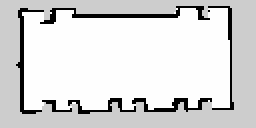
#> input picture src/dashgo/dashgo_nav/2022_map/test.pgm, 128 x 64 px, found by its file name (shown 2 times larger)
$ python graph_enhance.py
#> lines starting #> are read from the running program, lines starting #| are printed output that depends on the picture; after the words box and inside, x2 and y2 are one past the last pixel; in counts of white or black regions, pixels touching at a corner belong together
#> further down, img is the input picture: shape (64, 128); min 0, max 254, mean 216.9
'''
Description:
Version: 2.0
Date: 2022-05-11 11:46:01
LastEditors: Meroke
LastEditTime: 2022-05-18 20:52:07
Author: Meroke 3154911544@qq.com
FilePath: /python/graph_enhance.py

Copyright (c) 2022 by Meroke 3154911544@qq.com, All Rights Reserved.
'''

import math
import re
import sys
from this import d
from turtle import resizemode

import cv2 as cv
import numpy as np

image_height = 128
image_width = 64


'''
@description:  将图像等比例放大显示在窗口中
param {*} img 传入opencv读取的图片
param {*} name 窗口名
param {*} times 放大倍数
return {*}
'''
def resize_imshow(img,name,times=5):
#> called with name = 'test.pgm', times = 5
    global image_height, image_width
    height = image_height * times
    width  =image_width *times
    dst = cv.resize(img,(height,width))
    # dst = img
    cv.imshow(name,dst)


'''
@description: 水平显示两张图片
param {*} img1 图片1
param {*} img2 图片2
return {*}
'''
def hstack_show(img1,img2):
    img_hor = np.hstack((img1,img2))
    img_hor = cv.resize(img_hor,(1024*2,512))
    cv.imshow("hstack",img_hor)
'''
@description: 垂直显示两张图片
param {*} img1 图片1
param {*} img2 图片2
return {*}
'''
def vstack_show(img1,img2):
    img_ver = np.vstack((img1,img2))
    img_ver = cv.resize(img_ver,(1024,512*2))
    cv.imshow("hstack",img_ver)


'''
@description: 连接所有轮廓点对应的线段
param {*} img  原图
param {*} list 包含四个列表的大列表，每个小列表包含一边的轮廓点
param {*} color 线段颜色，默认蓝色
return {*}
'''
def draw_lines(img,list,color=(255,0,0) ):
    for j in range(len(list)):
        for i in range(len(list[j])-1):
            x,y = list[j][i][0],list[j][i][1]
            x2,y2 = list[j][i+1][0],list[j][i+1][1]
            cv.line(img,(int(x),int(y)),(int(x2),int(y2)),color,1) # 蓝

'''
@description: 将原图地图清楚，形成空白模板，用于重新绘制新地图
param {*} img 原图
return {*}
'''
def return_blank(img):
    print(img)
    for y in range(img.shape[1]):
        for x in range(img.shape[0]):
            if(img[x,y]==0 ):
                img[x,y] = 255
    return img


# 计算轮廓面积，被调用排序轮廓
def cnt_area(cnt):
  area = cv.contourArea(cnt)
  return area

# 列表排序函数，选择元素作为排序依据
def sort_fir(list):
    return list[0]
def sort_sec(list):
    return list[1]

'''
@description: 划分轮廓的四边的点，并自动排序
param {*} points 轮廓点列表
param {*} mius 位移值，原轮廓与新轮廓的距离差值
return {*}
'''
def get_points_list(points,mius=1):
    l1 = [] # 左
    l2 = [] # 右
    l3 = [] # 上
    l4 = [] # 下

    for point in points:
        if(point[0][0]<18):
            l1.append( (point[0][0]-mius,point[0][1]) )
        elif(point[0][0]>110):
            l2.append( (point[0][0]+mius,point[0][1]) )
        elif(point[0][1]<16):
            l3.append( (point[0][0],point[0][1]-mius) )
        else:
            l4.append( (point[0][0],point[0][1]+mius) )

    l1.sort(key=sort_sec)
    l2.sort(key=sort_sec)
    l3.sort(key=sort_fir)
    l4.sort(key=sort_fir)

    return [l1,l2,l3,l4]

'''
@description: 地图优化器-针对盒子分离效果强化
param {*} img  原图
return {*}
'''
def split_boxs(img):
    # 中间
    img[45:53,63:65] = 255
#> img: shape (64, 128); min 0, max 255, mean 171
    # 右边
    img[45:53,96:99] = 255
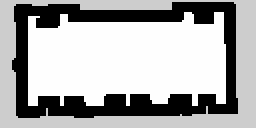
#> img: shape (64, 128) (shown 2 times larger); min 0, max 255, mean 171.4
    # 左侧
    img[45:53,30:33] = 255
#> img: shape (64, 128); 0.29% of pixels changed, all inside (x1, y1, x2, y2) = (30, 45, 33, 53)

    return img

def save_result(img):
    h,w = img.shape[0:1]
    resulotion = 0.005


'''
@description: 总流程处理函数
    目前方法: 轮廓重绘地图
    1.通过erode后的pgm地图,扫描多层轮廓，获取最内层轮廓
    2.由于是最内层的轮廓与原图存在一点距离，于是再分四个方向划分轮廓
    3.将四个方向的轮廓像素点 沿对应方向位移即可获得最简洁有效的地图
param {*} img  原图
return {*}
'''
def del_7(img):
    kernel_big = cv.getStructuringElement(cv.MORPH_RECT, (5,5))
    kernel_small = cv.getStructuringElement(cv.MORPH_RECT, (4,4))
    img = cv.erode(img,kernel_big)
    resize_imshow(img,"erode")
    img = split_boxs(img)
    cv.imshow("img_test",img)
    img = cv.dilate(img,kernel_small)
    resize_imshow(img,"dilate")

    ret,gray  = cv.threshold(img,170,255,cv.THRESH_BINARY_INV)
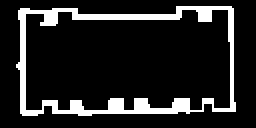
#> gray: shape (64, 128) (shown 2 times larger); 13.5% white; 1 white region
    resize_imshow(gray,"gray")
#> call 4 of resize_imshow, with name = 'gray', times = 5
#> in resize_imshow (call 4), `dst = cv.resize(img,(height,width))`:
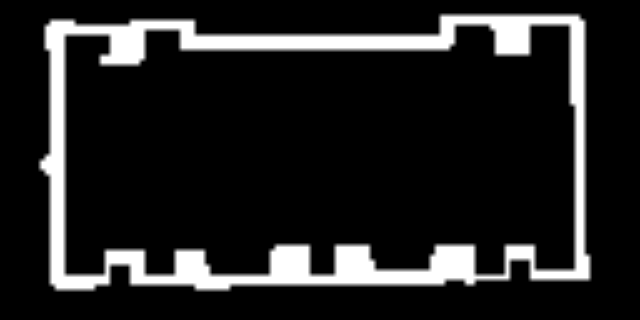
#> dst: shape (320, 640); min 0, max 255, mean 34.3

    contours, hierarchy = cv.findContours(gray, cv.RETR_CCOMP, cv.CHAIN_APPROX_NONE)
#> contours = 2 contours; box (x1, y1, x2, y2) and area: (8, 3, 118, 58) 5346, (12, 4, 116, 56) 4600
    contours.sort(key=cnt_area, reverse=True)  # 自大到小排序
#> in cnt_area, `area = cv.contourArea(cnt)`: area = 5346.5
    blank = return_blank(img)
#> (printed output is left out)
#> after the loop in return_blank, `for y in range(img.shape[1]):`:
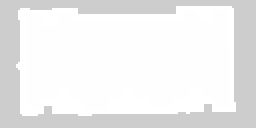
#> img: shape (64, 128) (shown 2 times larger); min 205, max 255, mean 238.1
    blank = cv.cvtColor(blank,cv.COLOR_GRAY2BGR)
    if(len(contours) > 1 and len(contours) <3):
        # cv.drawContours(blank, [contours[1]], -1, (0, 0, 255), 1 )  # 红
        cv.drawContours(blank, [contours[1]], -1, (0, 0, 0), 1 )  # 黑
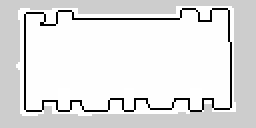
#> blank: shape (64, 128, 3) (shown 2 times larger); min 0, max 255, mean 226.4
        list = get_points_list(contours[1],1)
#> the loop in get_points_list, `for point in points:` made 377 passes
#> point on passes 1 to 3: [[90, 5]], [[91, 4]], [[92, 4]]
#> after the loop in get_points_list, `for point in points:`: l1 = 58 pairs, first value 11 to 16, second value 6 to 55; l2 = 56 pairs, first value 112 to 116, second value 4 to 54; l3 = 121 pairs, first value 18 to 110, second value 3 to 11; l4 = 142 pairs, first value 18 to 110, second value 50 to 56
#> list = 4 items

        # draw_lines(blank,list,(255,0,0)) # 蓝
        draw_lines(blank,list,(0,0,0)) # 黑
#> the loop in draw_lines, `for j in range(len(list)):` made 4 passes
#> after the loop in draw_lines, `for j in range(len(list)):`:
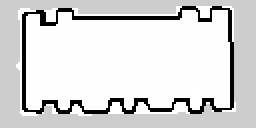
#> img: shape (64, 128, 3) (shown 2 times larger); min 0, max 255, mean 216.2

        # 位移后效果对比,测试显示红蓝线段，最终显示黑色
        resize_imshow(blank,"contonurs")
#> in resize_imshow (call 5), `dst = cv.resize(img,(height,width))`:
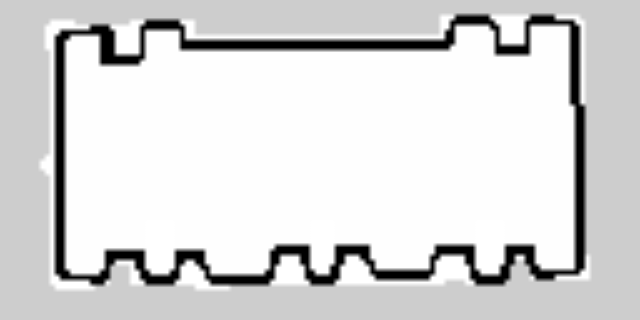
#> dst: shape (320, 640, 3); min 0, max 255, mean 216.2

    elif contours:
        cv.drawContours(blank, contours, -1, (0, 255, 0), 1 ) # 绿
        resize_imshow(blank,"contonurs")
    # del_3(blank)
    cv.imshow("result",blank)

if __name__  == "__main__":
    img = cv.imread("/home/eaibot/2022_jsjds/dashgo_ws/src/dashgo/dashgo_nav/2022_map/test.pgm",0)
    resize_imshow(img,'test.pgm')
    del_7(img)
    while(1):
        k = cv.waitKey(0)
#> (key q is pressed here)
        if(k == ord('q')):
            break
    cv.destroyAllWindows()
